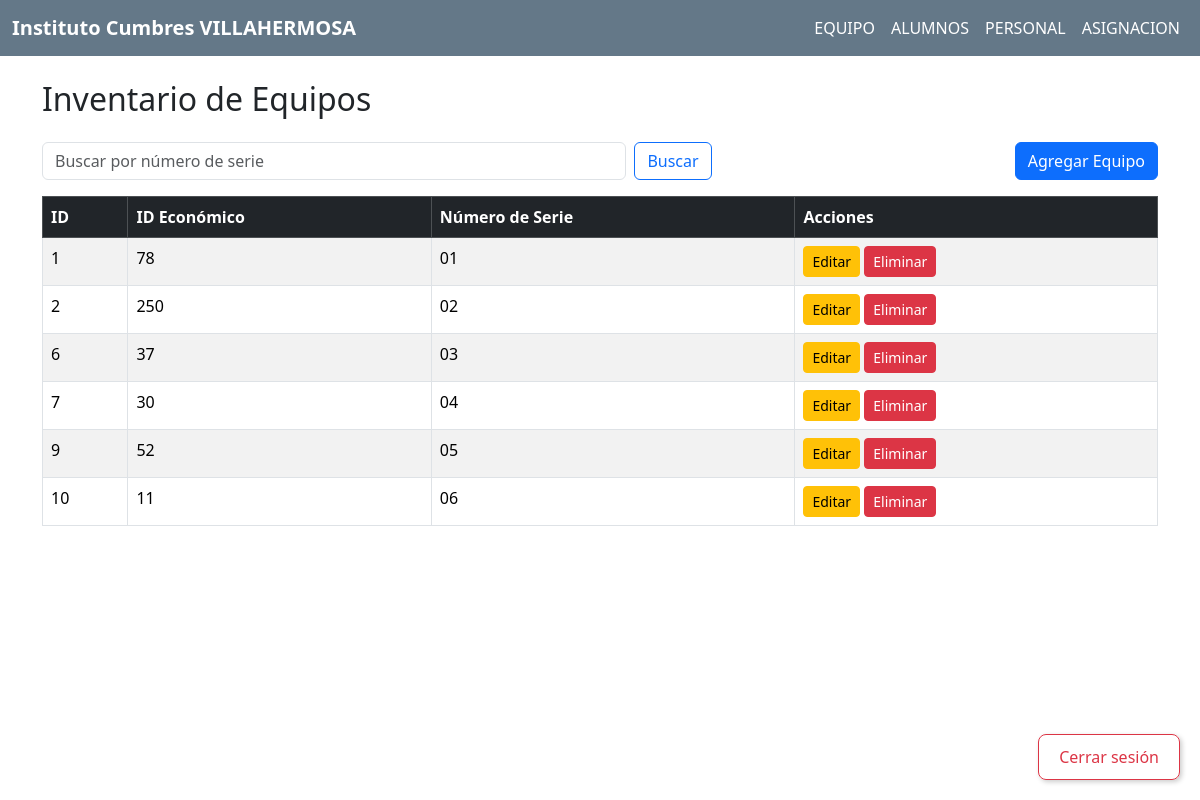
The app's page /equipos/ (signed in) with its own data.
### task/models.py (models this page shows, shortened)
class Equipo(models.Model):
    id_equipo = models.AutoField(primary_key=True)
    NumSerie = models.CharField(max_length=100, unique=True)
    id_economico = models.CharField(max_length=50, blank=True, null=True)

### task/views.py (the view)
# urls.py: path('equipos/', views.equipos_view, name='equipos'),
@login_required
def equipos_view(request):
    query = request.GET.get('q')
    if query:
        equipos = Equipo.objects.filter(NumSerie__icontains=query)
    else:
        equipos = Equipo.objects.all()
    return render(request, 'equipo/equipos.html', {'equipos': equipos, 'query': query})

### task/templates/equipo/equipos.html (shortened to what this page needs)
{% extends 'base_navbar.html' %}
{% block content %}
<!DOCTYPE html>
<html lang="es">
<head>
</head>
<body>
    <div class="container mt-4">
        <h2 class="mb-4">Inventario de Equipos</h2>
        <div class="d-flex justify-content-between mb-3">
            <form method="get" class="d-flex" style="width: 60%;">
                <input type="text" name="q" class="form-control me-2" placeholder="Buscar por número de serie" value="{{ query|default_if_none:'' }}">
                <button type="submit" class="btn btn-outline-primary">Buscar</button>
            </form>
            <a href="{% url 'crear_equipo' %}" class="btn btn-primary">Agregar Equipo</a>
        </div>
        <table class="table table-striped table-bordered">
            <thead class="table-dark">
                <tr>
                    <th>ID</th>
                    <th>ID Económico</th>
                    <th>Número de Serie</th>
                    <th>Acciones</th>
                </tr>
            </thead>
            <tbody>
                {% for equipo in equipos %}
                <tr>
                    <td>{{ equipo.id_equipo }}</td>
                    <td>{{ equipo.id_economico|default:"-" }}</td>
                    <td>{{ equipo.NumSerie }}</td>
                    <td>
                        <a href="{% url 'editar_equipo' equipo.id_equipo %}" class="btn btn-warning btn-sm">Editar</a>
                        <a href="{% url 'eliminar_equipo' equipo.id_equipo %}" class="btn btn-danger btn-sm">Eliminar</a>
                    </td>
                </tr>
                {% empty %}
                <tr>
                    <td colspan="3" class="text-center">No se encontraron equipos.</td>
                </tr>
                {% endfor %}
            </tbody>
        </table>
    </div>
</body>
</html>
{% endblock %}

### task/templates/base_navbar.html (shortened to what this page needs)
{% load static %}
<!DOCTYPE html>
<html lang="es">
<head>
     <link href="https://cdn.jsdelivr.net/npm/bootstrap@5.3.3/dist/css/bootstrap.min.css" rel="stylesheet">
    <link rel="stylesheet" href="{% static 'css/cerrarsesion.css' %}">
    <link rel="stylesheet" href="{% static 'css/navbar.css' %}">
</head>
<body>
    <nav class="navbar navbar-expand-lg bg-body-tertiary">
        <div class="container-fluid">
            <a class="navbar-brand fw-bold" href="{% url 'index' %}">Instituto Cumbres VILLAHERMOSA</a>
            <div class="collapse navbar-collapse" id="navbarNavAltMarkup">
                <div class="navbar-nav ms-auto">
                    <a class="nav-link active" href="{% url 'equipos' %}">EQUIPO</a>
                    <a class="nav-link active" href="{% url 'alumnos' %}">ALUMNOS</a>
                    <a class="nav-link active" href="{% url 'personal' %}">PERSONAL</a>
                    <a class="nav-link active" href="{% url 'asignacion' %}">ASIGNACION</a>
                </div>
            </div>
        </div>
    </nav>
    {% block content %}
    {% endblock %}
    <a href="{% url 'logout' %}" class="btn btn-outline-danger logout-button">Cerrar sesión</a>
</body>
</html>

### task/static/css/cerrarsesion.css (style rules this page uses)
.logout-button { position: fixed; bottom: 20px; right: 20px; z-index: 1000; padding: 10px 20px; font-size: 16px; border-radius: 8px; box-shadow: 2px 2px 5px rgba(0, 0, 0, 0.2); }

### task/static/css/navbar.css (style rules this page uses)
.navbar { background-color: #647888 !important; }
.navbar .navbar-brand, .navbar .nav-link { color: white !important; }

### records on screen
Equipo: id_equipo "1", id_economico "78", NumSerie "01"
Equipo: id_equipo "2", id_economico "250", NumSerie "02"
Equipo: id_equipo "6", id_economico "37", NumSerie "03"
Equipo: id_equipo "7", id_economico "30", NumSerie "04"
Equipo: id_equipo "9", id_economico "52", NumSerie "05"
Equipo: id_equipo "10", id_economico "11", NumSerie "06"
